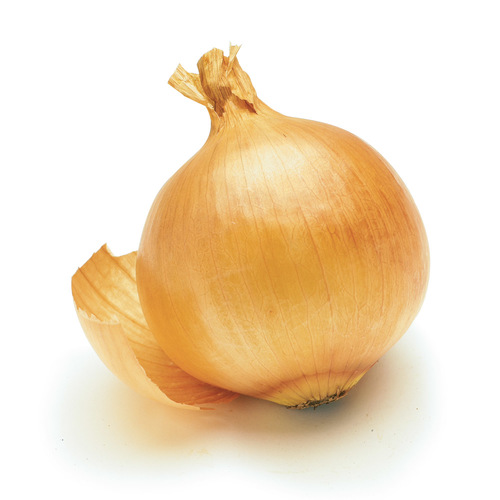
#> input picture onion.jpg, 500 x 500 px
$ python main.py
#> lines starting #> are read from the running program, lines starting #| are printed output that depends on the picture
### circle_detector.py
import cv2
import numpy as np
import matplotlib.pyplot as plt
import time

class CircleDetector:
    def __init__(self):
        self.resize_x = 300

    def detect(self, path):
        img = cv2.imread(path,0)
        img = cv2.medianBlur(img,5)
        height, width = img.shape[:2]

        ratio = max(height//self.resize_x, 1)
        small = cv2.resize(img, (int(width / ratio), int(height / ratio)), interpolation = cv2.INTER_CUBIC)
        circles = cv2.HoughCircles(small,cv2.HOUGH_GRADIENT,1,20,
                                    param1=50,param2=30,minRadius=0,maxRadius=0)
        circles = np.uint16(np.around(circles))
        return (circles[0,0] * ratio).astype(int)

# [14 lines that do not run on import are left out]

### main.py
import io
import os
import sys

# Imports the Google Cloud client library
from google.cloud import vision
from google.cloud.vision import types

# Edge detection
import cv2
import numpy as np
from matplotlib import pyplot as plt

# Instantiates a client
client = vision.ImageAnnotatorClient()

# The name of the image file to annotate
file_name = sys.argv[1] if len(sys.argv)>1 else 'onion.jpg'

# Loads the image into memory
with io.open(file_name, 'rb') as image_file:
    content = image_file.read()

image = types.Image(content=content)

# Performs label detection on the image file
response = client.label_detection(image=image)

#print('Labels:')
#for label in labels:
#    print(label.description)

def is_onion(response):
    labels = response.label_annotations
    print(labels)
    return True
    for label in labels:
        if label.description == 'onion' and \
           label.score > 0.7:
            return True
    return False

import circle_detector

img = cv2.imread(file_name)
#> img is the input picture: shape (500, 500, 3); mean B, G, R 194, 221.7, 241.8
img = cv2.cvtColor(img,cv2.COLOR_BGR2RGB)

if is_onion(response):
    print('onion')
    cv2.putText(img,"Onion", (0, 50), cv2.FONT_HERSHEY_SIMPLEX, 1, (0,0,0), 2)
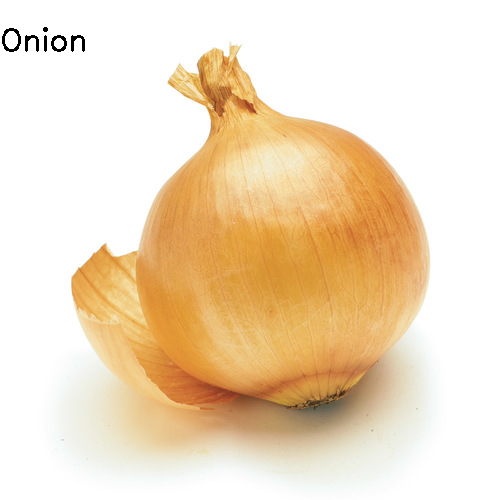
#> img: shape (500, 500, 3); mean R, G, B 241.1, 221.1, 193.3
    detector = circle_detector.CircleDetector()
    circle = detector.detect(file_name)
#> in detect, `img = cv2.imread(path,0)`:
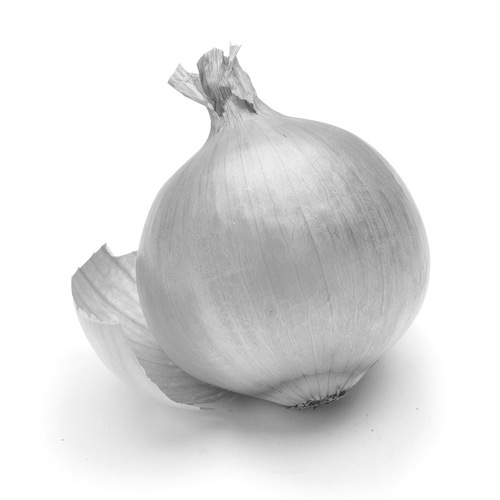
#> img: shape (500, 500); min 34, max 255, mean 224.6
#> in detect, `circles = cv2.HoughCircles(small,cv2.HOUGH_GRADIENT,1,20, param1=50,pa..`: circles = 48 rows, first 8: [281.5, 263.5, 147.1], [262.5, 274.5, 168.1], [275.5, 237.5, 160.9], [245.5, 250.5, 180.9], [322.5, 263.5, 107.3], [302.5, 261.5, 127.1], [201.5, 278.5, 129.8], [230.5, 265.5, 161.1]
#> in detect, `circles = np.uint16(np.around(circles))`: circles = 48 rows, first 8: [282, 264, 147], [262, 274, 168], [276, 238, 161], [246, 250, 181], [322, 264, 107], [302, 262, 127], [202, 278, 130], [230, 266, 161]
#> circle = [282, 264, 147]
    cv2.circle(img,(circle[0],circle[1]),circle[2],(0,255,0),2)
#> img: shape (500, 500, 3)
    # draw the center of the circle
    cv2.circle(img,(circle[0],circle[1]),2,(0,0,255),3)
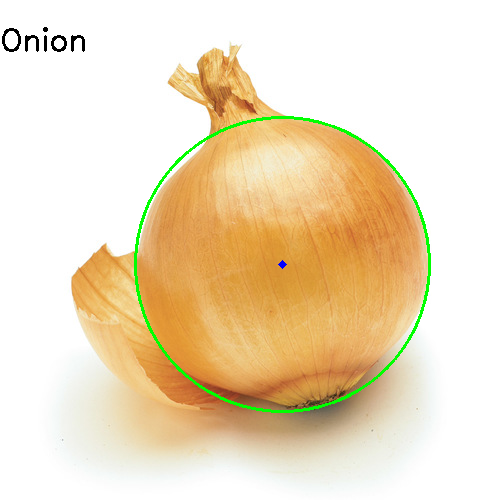
#> img: shape (500, 500, 3); mean R, G, B 238.7, 221.8, 191.7
else:
    print('not onion')
    cv2.putText(img,"NOT Onion", (0, 50), cv2.FONT_HERSHEY_SIMPLEX, 1, (0,0,0), 2)

plt.imshow(img)
plt.show()

$ run again, with apple.jpg copied over onion.jpg
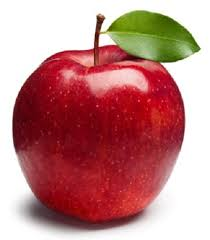
#> input picture apple.jpg, 210 x 240 px
#> img is the input picture: shape (240, 210, 3); mean B, G, R 132.7, 133.7, 192
#> in detect, `img = cv2.imread(path,0)`:
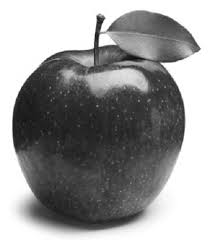
#> img: shape (240, 210); min 6, max 255, mean 151.1
#> in detect, `circles = cv2.HoughCircles(small,cv2.HOUGH_GRADIENT,1,20, param1=50,pa..`: circles = 19 rows, first 8: [98.5, 127.5, 86.7], [91.5, 149.5, 73.2], [119.5, 144.5, 113.5], [72.5, 128.5, 107.8], [115.5, 115.5, 68.4], [140.5, 51.5, 41.1], [86.5, 111.5, 66.8], [118.5, 166.5, 48.5]
#> in detect, `circles = np.uint16(np.around(circles))`: circles = 19 rows, first 8: [98, 128, 87], [92, 150, 73], [120, 144, 114], [72, 128, 108], [116, 116, 68], [140, 52, 41], [86, 112, 67], [118, 166, 48]
#> circle = [98, 128, 87]
#> `cv2.circle(img,(circle[0],circle[1]),circle[2],(0,255,0),2)`:
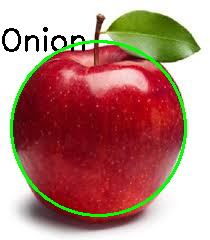
#> img: shape (240, 210, 3); mean R, G, B 182.9, 135, 125.6
